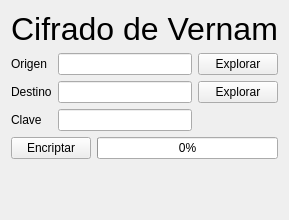
<?xml version="1.0" encoding="UTF-8"?>
<ui version="4.0">
 <class>Widget</class>
 <widget class="QWidget" name="Widget">
  <property name="geometry">
   <rect>
    <x>0</x>
    <y>0</y>
    <width>280</width>
    <height>220</height>
   </rect>
  </property>
  <property name="windowTitle">
   <string>Crypto Stream</string>
  </property>
  <property name="windowIcon">
   <iconset resource="icons.qrc">
    <normaloff>:/crypto.png</normaloff>:/crypto.png</iconset>
  </property>
  <layout class="QVBoxLayout" name="verticalLayout">
   <item>
    <widget class="QLabel" name="label">
     <property name="font">
      <font>
       <pointsize>24</pointsize>
      </font>
     </property>
     <property name="text">
      <string>Cifrado de Vernam</string>
     </property>
     <property name="alignment">
      <set>Qt::AlignCenter</set>
     </property>
    </widget>
   </item>
   <item>
    <layout class="QGridLayout" name="gridLayout">
     <item row="1" column="0">
      <widget class="QLabel" name="label_3">
       <property name="text">
        <string>Destino</string>
       </property>
      </widget>
     </item>
     <item row="1" column="2">
      <widget class="QPushButton" name="btBrowseTarget">
       <property name="text">
        <string>Explorar</string>
       </property>
      </widget>
     </item>
     <item row="1" column="1">
      <widget class="QLineEdit" name="lnTarget"/>
     </item>
     <item row="0" column="0">
      <widget class="QLabel" name="label_2">
       <property name="text">
        <string>Origen</string>
       </property>
      </widget>
     </item>
     <item row="0" column="2">
      <widget class="QPushButton" name="btBrowseSource">
       <property name="text">
        <string>Explorar</string>
       </property>
      </widget>
     </item>
     <item row="0" column="1">
      <widget class="QLineEdit" name="lnSource"/>
     </item>
     <item row="2" column="1">
      <widget class="QLineEdit" name="lnKey"/>
     </item>
     <item row="2" column="0">
      <widget class="QLabel" name="label_4">
       <property name="text">
        <string>Clave</string>
       </property>
      </widget>
     </item>
    </layout>
   </item>
   <item>
    <layout class="QHBoxLayout" name="horizontalLayout">
     <item>
      <widget class="QPushButton" name="btStart">
       <property name="text">
        <string>Encriptar</string>
       </property>
      </widget>
     </item>
     <item>
      <widget class="QProgressBar" name="barProgress">
       <property name="value">
        <number>0</number>
       </property>
       <property name="textVisible">
        <bool>true</bool>
       </property>
      </widget>
     </item>
    </layout>
   </item>
   <item>
    <spacer name="verticalSpacer">
     <property name="orientation">
      <enum>Qt::Vertical</enum>
     </property>
     <property name="sizeHint" stdset="0">
      <size>
       <width>20</width>
       <height>40</height>
      </size>
     </property>
    </spacer>
   </item>
  </layout>
 </widget>
 <layoutdefault spacing="6" margin="11"/>
 <resources>
  <include location="icons.qrc"/>
 </resources>
 <connections/>
</ui>
